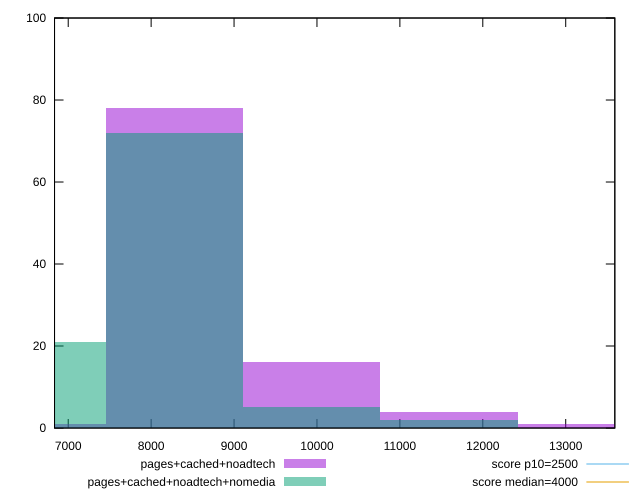

This chart was generated by the following gnuplot code:
reset

$pagesCachedNoadtech <<EOF
11593.836244655855 4
8281.31160332561 78
9937.573923990733 16
13250.098565320977 1
6625.049282660489 1
EOF

$pagesCachedNoadtechNomedia <<EOF
9937.573923990733 5
8281.31160332561 72
6625.049282660489 21
11593.836244655855 2
EOF

set key outside below
set boxwidth 1656.2623206651222
set xrange [6834.8825:13592.3515]
set yrange [0:100]
set trange [0:100]
set style fill transparent solid 0.5 noborder

set parametric
set terminal svg size 640, 500 enhanced background rgb 'white'
set output "report_00015_2021-02-09T16-11-33.973Z/largest-contentful-paint/comparison/histogram/2_vs_3.svg"

plot $pagesCachedNoadtech title "pages+cached+noadtech" with boxes, \
     $pagesCachedNoadtechNomedia title "pages+cached+noadtech+nomedia" with boxes, \
     2500,t title "score p10=2500", \
     4000,t title "score median=4000"

reset
